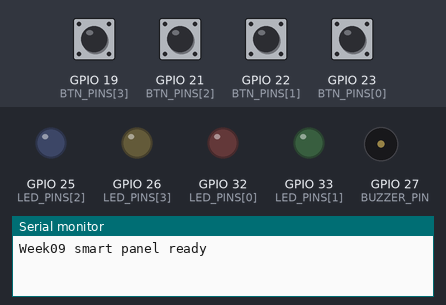
Recording of a sketch running on a simulated ESP32. Parts: output pins drawn as LEDs (lit = HIGH), buzzer (waves = sounding), the last lines printed to the serial monitor. Inputs (shaded band) come from the test bench; at power-on: GPIO 19 (BTN_PINS[3]), GPIO 21 (BTN_PINS[2]), GPIO 22 (BTN_PINS[1]), GPIO 23 (BTN_PINS[0]) HIGH.

Above: at 1.2 s.
1.3 s: GPIO 19 (BTN_PINS[3]) pulled LOW for 0.15 s
At 1.9 s:
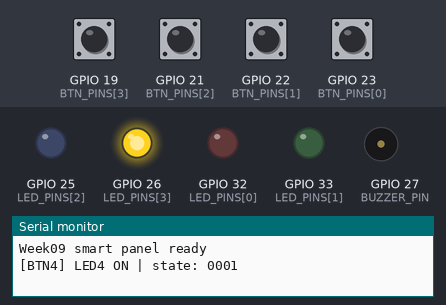
2.9 s: GPIO 21 (BTN_PINS[2]) pulled LOW for 0.15 s
At 4.2 s:
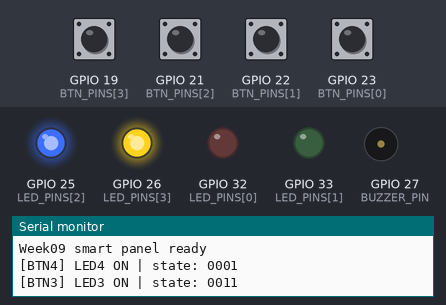
4.5 s: GPIO 22 (BTN_PINS[1]) pulled LOW for 0.15 s
At 5.5 s:
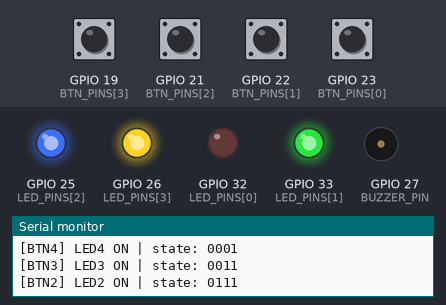
6.1 s: GPIO 23 (BTN_PINS[0]) pulled LOW for 0.15 s
At 7.7 s:
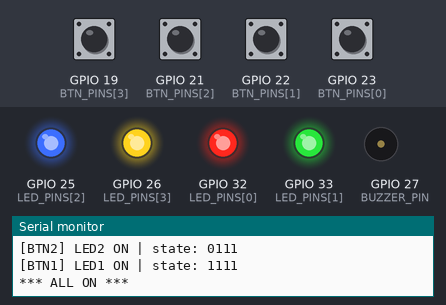
8.2 s: GPIO 19 (BTN_PINS[3]) pulled LOW for 1 s
At 9.5 s:
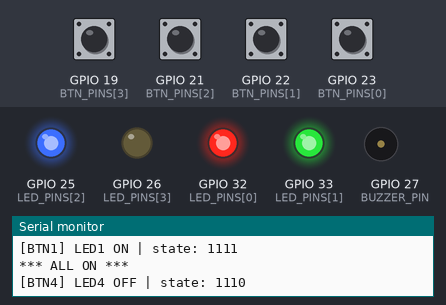
10.7 s: GPIO 21 (BTN_PINS[2]) pulled LOW for 1 s
At 11.4 s:
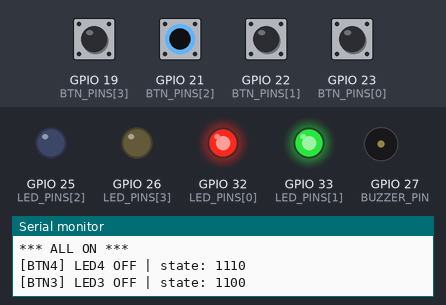
Timing chart, 0 to 13.7 s (numbered marks = the images above; inputs shaded):
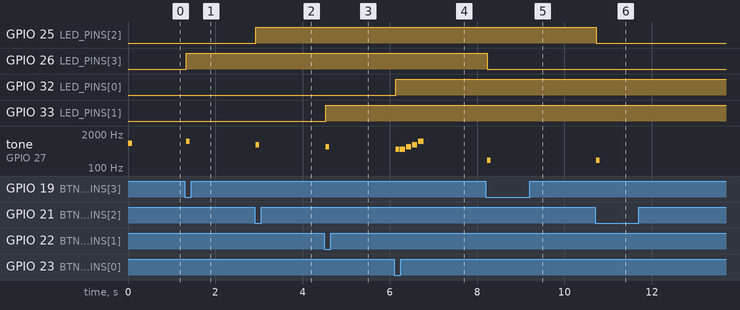

Measured:
- after the input at 1.3 s, GPIO 26 (LED_PINS[3]): LOW → HIGH at once; tone on GPIO 27 (BUZZER_PIN): silent → 1047 Hz at once, → silent 0.08 s later
- after the input at 2.9 s, GPIO 25 (LED_PINS[2]): LOW → HIGH at once; tone on GPIO 27 (BUZZER_PIN): silent → 784 Hz at once, → silent 0.08 s later
- after the input at 4.5 s, GPIO 33 (LED_PINS[1]): LOW → HIGH at once; tone on GPIO 27 (BUZZER_PIN): silent → 659 Hz at once, → silent 0.08 s later
- after the input at 6.1 s, GPIO 32 (LED_PINS[0]): LOW → HIGH at once; tone on GPIO 27 (BUZZER_PIN): plays 523 Hz for 0.08 s, 523 Hz for 0.12 s, 659 Hz for 0.12 s, 784 Hz for 0.12 s, 1047 Hz for 0.12 s, starting at once
- after the input at 8.2 s, GPIO 26 (LED_PINS[3]): HIGH → LOW at once; tone on GPIO 27 (BUZZER_PIN): silent → 196 Hz at once, → silent 0.08 s later
- after the input at 10.7 s, GPIO 25 (LED_PINS[2]): HIGH → LOW at once; tone on GPIO 27 (BUZZER_PIN): silent → 196 Hz at once, → silent 0.08 s later

The sketch:

sketch.ino
```cpp
/* Week09 example 5 - latest lecture pin map; formatted for readability.
 * LEDs: 32,33,25,26 through 220 ohm; buttons: 23,22,21,19 to GND.
 * Passive low-current piezo: GPIO27 through 100 ohm to +; - to GND.
 */
#include <Arduino.h>

const int BTN_PINS[4] = {23, 22, 21, 19};
const int LED_PINS[4] = {32, 33, 25, 26};
const int BUZZER_PIN = 27;
const int ON_TONE[4] = {523, 659, 784, 1047};
const int OFF_TONE = 196;
const unsigned long DEBOUNCE_MS = 30;

bool ledOn[4] = {false, false, false, false};
int stableState[4] = {HIGH, HIGH, HIGH, HIGH};
int lastReading[4] = {HIGH, HIGH, HIGH, HIGH};
unsigned long changedAt[4] = {0, 0, 0, 0};

void printState() {
  Serial.print(" | state: ");
  for (int i = 0; i < 4; i++) {
    Serial.print(ledOn[i] ? '1' : '0');
  }
  Serial.println();
}

void playAllOn() {
  const int melody[] = {523, 659, 784, 1047};
  for (int n : melody) {
    tone(BUZZER_PIN, n, 120);
    delay(140);
  }
}

void setup() {
  Serial.begin(115200);
  for (int i = 0; i < 4; i++) {
    pinMode(BTN_PINS[i], INPUT_PULLUP);
    pinMode(LED_PINS[i], OUTPUT);
    digitalWrite(LED_PINS[i], LOW);
  }
  pinMode(BUZZER_PIN, OUTPUT);
  tone(BUZZER_PIN, 880, 100);
  Serial.println("Week09 smart panel ready");
}

void loop() {
  const unsigned long now = millis();
  for (int i = 0; i < 4; i++) {
    const int reading = digitalRead(BTN_PINS[i]);
    if (reading != lastReading[i]) {
      lastReading[i] = reading;
      changedAt[i] = now;
    }
    if ((now - changedAt[i]) >= DEBOUNCE_MS &&
        reading != stableState[i]) {
      stableState[i] = reading;
      if (stableState[i] == LOW) {
        ledOn[i] = !ledOn[i];
        digitalWrite(LED_PINS[i], ledOn[i] ? HIGH : LOW);
        tone(BUZZER_PIN, ledOn[i] ? ON_TONE[i] : OFF_TONE, 80);
        Serial.printf("[BTN%d] LED%d %s", i + 1, i + 1,
                      ledOn[i] ? "ON" : "OFF");
        printState();
        if (ledOn[0] && ledOn[1] && ledOn[2] && ledOn[3]) {
          Serial.println("*** ALL ON ***");
          delay(100);
          playAllOn();
        }
      }
    }
  }
}
```
